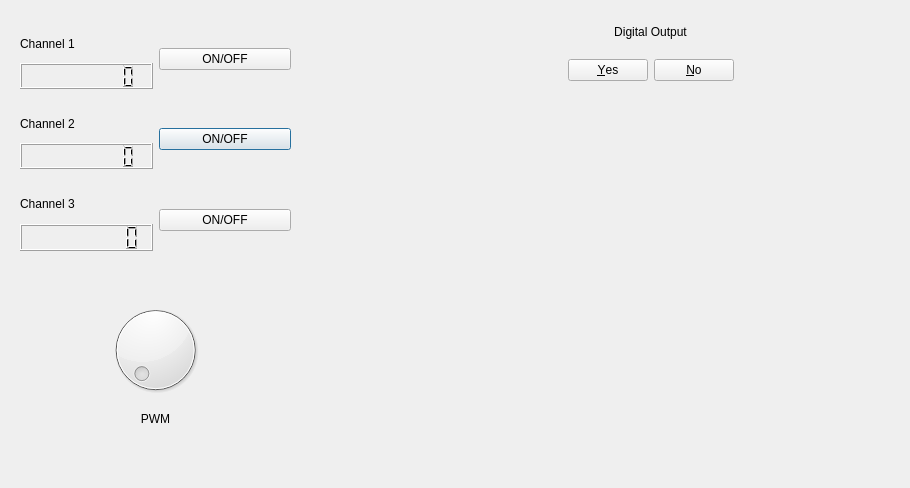
<?xml version="1.0" encoding="UTF-8"?>
<ui version="4.0">
 <class>Dialog</class>
 <widget class="QDialog" name="Dialog">
  <property name="geometry">
   <rect>
    <x>0</x>
    <y>0</y>
    <width>910</width>
    <height>488</height>
   </rect>
  </property>
  <property name="windowTitle">
   <string>Dialog</string>
  </property>
  <widget class="QWidget" name="layoutWidget">
   <property name="geometry">
    <rect>
     <x>90</x>
     <y>300</y>
     <width>131</width>
     <height>131</height>
    </rect>
   </property>
   <layout class="QVBoxLayout" name="verticalLayout_4">
    <item>
     <widget class="QDial" name="PWM"/>
    </item>
    <item>
     <widget class="QLabel" name="label">
      <property name="sizePolicy">
       <sizepolicy hsizetype="Preferred" vsizetype="Preferred">
        <horstretch>6</horstretch>
        <verstretch>0</verstretch>
       </sizepolicy>
      </property>
      <property name="styleSheet">
       <string notr="true">font: 700 18pt &quot;Tw Cen MT Condensed&quot;;</string>
      </property>
      <property name="text">
       <string>PWM</string>
      </property>
      <property name="alignment">
       <set>Qt::AlignCenter</set>
      </property>
     </widget>
    </item>
   </layout>
  </widget>
  <widget class="QWidget" name="layoutWidget">
   <property name="geometry">
    <rect>
     <x>20</x>
     <y>110</y>
     <width>271</width>
     <height>59</height>
    </rect>
   </property>
   <layout class="QHBoxLayout" name="horizontalLayout_2">
    <item>
     <layout class="QVBoxLayout" name="verticalLayout_2">
      <item>
       <widget class="QLabel" name="Channel2">
        <property name="styleSheet">
         <string notr="true">font: 700 18pt &quot;Tw Cen MT Condensed&quot;;</string>
        </property>
        <property name="text">
         <string>Channel 2</string>
        </property>
       </widget>
      </item>
      <item>
       <widget class="QLCDNumber" name="ADC1">
        <property name="digitCount">
         <number>8</number>
        </property>
        <property name="value" stdset="0">
         <double>0.000000000000000</double>
        </property>
       </widget>
      </item>
     </layout>
    </item>
    <item>
     <widget class="QPushButton" name="pushButton_2">
      <property name="styleSheet">
       <string notr="true">font: 700 18pt &quot;Tw Cen MT Condensed&quot;;</string>
      </property>
      <property name="text">
       <string>ON/OFF</string>
      </property>
     </widget>
    </item>
   </layout>
  </widget>
  <widget class="QWidget" name="layoutWidget">
   <property name="geometry">
    <rect>
     <x>20</x>
     <y>30</y>
     <width>271</width>
     <height>59</height>
    </rect>
   </property>
   <layout class="QHBoxLayout" name="horizontalLayout">
    <item>
     <layout class="QVBoxLayout" name="verticalLayout">
      <item>
       <widget class="QLabel" name="Channel1">
        <property name="styleSheet">
         <string notr="true">font: 700 18pt &quot;Tw Cen MT Condensed&quot;;</string>
        </property>
        <property name="text">
         <string>Channel 1</string>
        </property>
       </widget>
      </item>
      <item>
       <widget class="QLCDNumber" name="ADC0">
        <property name="digitCount">
         <number>8</number>
        </property>
       </widget>
      </item>
     </layout>
    </item>
    <item>
     <widget class="QPushButton" name="pushButton">
      <property name="styleSheet">
       <string notr="true">font: 700 18pt &quot;Tw Cen MT Condensed&quot;;</string>
      </property>
      <property name="text">
       <string>ON/OFF</string>
      </property>
     </widget>
    </item>
   </layout>
  </widget>
  <widget class="QWidget" name="layoutWidget">
   <property name="geometry">
    <rect>
     <x>20</x>
     <y>190</y>
     <width>271</width>
     <height>61</height>
    </rect>
   </property>
   <layout class="QHBoxLayout" name="horizontalLayout_3">
    <item>
     <layout class="QVBoxLayout" name="verticalLayout_3">
      <item>
       <widget class="QLabel" name="Channel3">
        <property name="enabled">
         <bool>true</bool>
        </property>
        <property name="styleSheet">
         <string notr="true">font: 700 18pt &quot;Tw Cen MT Condensed&quot;;</string>
        </property>
        <property name="text">
         <string>Channel 3</string>
        </property>
       </widget>
      </item>
      <item>
       <widget class="QLCDNumber" name="ADC2">
        <property name="digitCount">
         <number>8</number>
        </property>
       </widget>
      </item>
     </layout>
    </item>
    <item>
     <widget class="QPushButton" name="pushButton_3">
      <property name="styleSheet">
       <string notr="true">font: 700 18pt &quot;Tw Cen MT Condensed&quot;;</string>
      </property>
      <property name="text">
       <string>ON/OFF</string>
      </property>
     </widget>
    </item>
   </layout>
  </widget>
  <widget class="QWidget" name="layoutWidget">
   <property name="geometry">
    <rect>
     <x>560</x>
     <y>10</y>
     <width>181</width>
     <height>71</height>
    </rect>
   </property>
   <layout class="QVBoxLayout" name="verticalLayout_5">
    <item>
     <widget class="QLabel" name="label_2">
      <property name="styleSheet">
       <string notr="true">font: 700 18pt &quot;Tw Cen MT Condensed&quot;;</string>
      </property>
      <property name="text">
       <string>Digital Output</string>
      </property>
      <property name="alignment">
       <set>Qt::AlignCenter</set>
      </property>
     </widget>
    </item>
    <item>
     <widget class="QDialogButtonBox" name="buttonBox">
      <property name="styleSheet">
       <string notr="true">font: 700 18pt &quot;Tw Cen MT Condensed&quot;;</string>
      </property>
      <property name="standardButtons">
       <set>QDialogButtonBox::No|QDialogButtonBox::Yes</set>
      </property>
      <property name="centerButtons">
       <bool>true</bool>
      </property>
     </widget>
    </item>
   </layout>
  </widget>
 </widget>
 <resources/>
 <connections/>
</ui>
